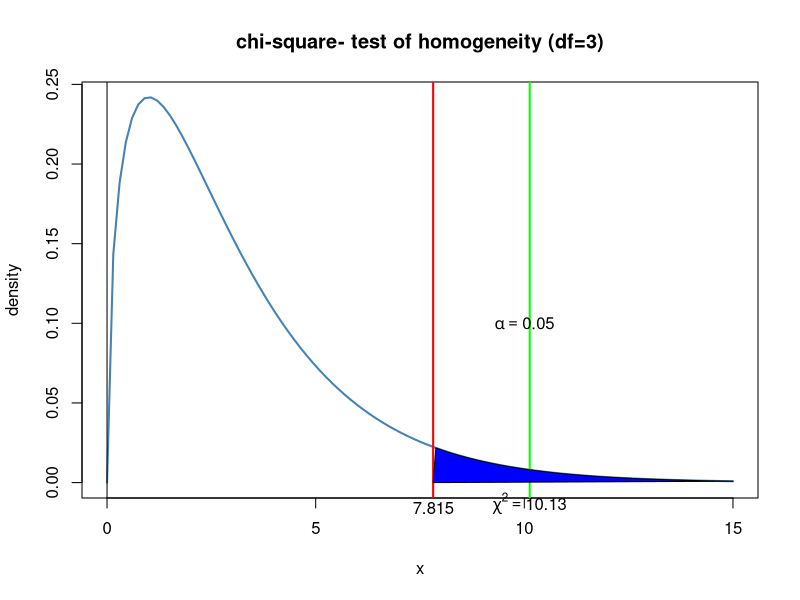

The R script that drew this image:
#page no: 483-484
# H0 : distribution of living arangements for male and female college students are same
# H1 : distribution of living arangements for male and female college students are not same
library(MASS)
obs_matrix<-matrix(c(72,91,84,86,49,88,45,35),ncol=4)
rownames(obs_matrix)<-c("males","females")
colnames(obs_matrix)<-c('dormitory','apart','withparents','other')
View(obs_matrix)
obs_table<-as.table(obs_matrix)
View(obs_table)
x=chisq.test(obs_table)
t_stat=x$statistic
df=x$parameter
print(paste("the critical value",round(t_stat,2)))
print(paste("the degree of freedom =",df))
alpha=0.05
t_critical=round(qchisq(1-alpha,df=df),3)
if(t_stat<=t_critical)
{
  print("Accept H0")
  print("distribution of living arangements for male and female college students are same")
}else
{
  print("Reject H0")
  print("distribution of living arangements for male and female college students are not same")
}
print(paste("the critical value ",t_critical))
x<-seq(0,15,length=100)
curve(dchisq(x,df=df),from=0,to=15,
      main="chi-square- test of homogeneity (df=3)",
      ylab="density",
      lwd=2,
      col='steelblue')
y<-dchisq(x,df=df)
abline(v=0)
abline(v=t_critical,lwd=2,col='red')
abline(v=t_stat,lwd=2,col='green')
polygon(c(x[x>=t_critical],t_critical ),c(y[x>=t_critical],0),col="blue")
text(10,0.1,expression(alpha ==0.05))
mtext((expression(chi^2==10.13)),side=1,at=t_stat,cex=1)
mtext(t_critical,side=1,at=t_critical,cex=1)
